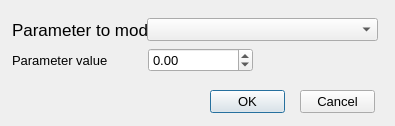
<?xml version="1.0" encoding="UTF-8"?>
<ui version="4.0">
 <class>ModifyParametricFigure_Dialog</class>
 <widget class="QDialog" name="ModifyParametricFigure_Dialog">
  <property name="geometry">
   <rect>
    <x>0</x>
    <y>0</y>
    <width>395</width>
    <height>126</height>
   </rect>
  </property>
  <property name="font">
   <font>
    <pointsize>10</pointsize>
   </font>
  </property>
  <property name="windowTitle">
   <string>Modify Parametric component</string>
  </property>
  <widget class="QPushButton" name="_1">
   <property name="geometry">
    <rect>
     <x>210</x>
     <y>90</y>
     <width>75</width>
     <height>23</height>
    </rect>
   </property>
   <property name="font">
    <font>
     <family>Lucida Grande</family>
     <pointsize>10</pointsize>
    </font>
   </property>
   <property name="text">
    <string>OK</string>
   </property>
  </widget>
  <widget class="QPushButton" name="_2">
   <property name="geometry">
    <rect>
     <x>300</x>
     <y>90</y>
     <width>75</width>
     <height>23</height>
    </rect>
   </property>
   <property name="font">
    <font>
     <family>Lucida Grande</family>
     <pointsize>10</pointsize>
    </font>
   </property>
   <property name="text">
    <string>Cancel</string>
   </property>
  </widget>
  <widget class="QComboBox" name="_100">
   <property name="geometry">
    <rect>
     <x>147</x>
     <y>18</y>
     <width>231</width>
     <height>23</height>
    </rect>
   </property>
  </widget>
  <widget class="QLabel" name="label_7">
   <property name="geometry">
    <rect>
     <x>12</x>
     <y>20</y>
     <width>135</width>
     <height>20</height>
    </rect>
   </property>
   <property name="font">
    <font>
     <family>Arial</family>
     <pointsize>13</pointsize>
    </font>
   </property>
   <property name="text">
    <string>Parameter to modify</string>
   </property>
  </widget>
  <widget class="QLabel" name="label_21">
   <property name="geometry">
    <rect>
     <x>12</x>
     <y>50</y>
     <width>133</width>
     <height>20</height>
    </rect>
   </property>
   <property name="font">
    <font>
     <family>Arial</family>
    </font>
   </property>
   <property name="text">
    <string>Parameter value</string>
   </property>
   <property name="alignment">
    <set>Qt::AlignLeading|Qt::AlignLeft|Qt::AlignVCenter</set>
   </property>
  </widget>
  <widget class="QDoubleSpinBox" name="_101">
   <property name="geometry">
    <rect>
     <x>148</x>
     <y>48</y>
     <width>105</width>
     <height>24</height>
    </rect>
   </property>
   <property name="minimum">
    <double>-100000000.000000000000000</double>
   </property>
   <property name="maximum">
    <double>100000000.000000000000000</double>
   </property>
  </widget>
 </widget>
 <resources/>
 <connections/>
</ui>
